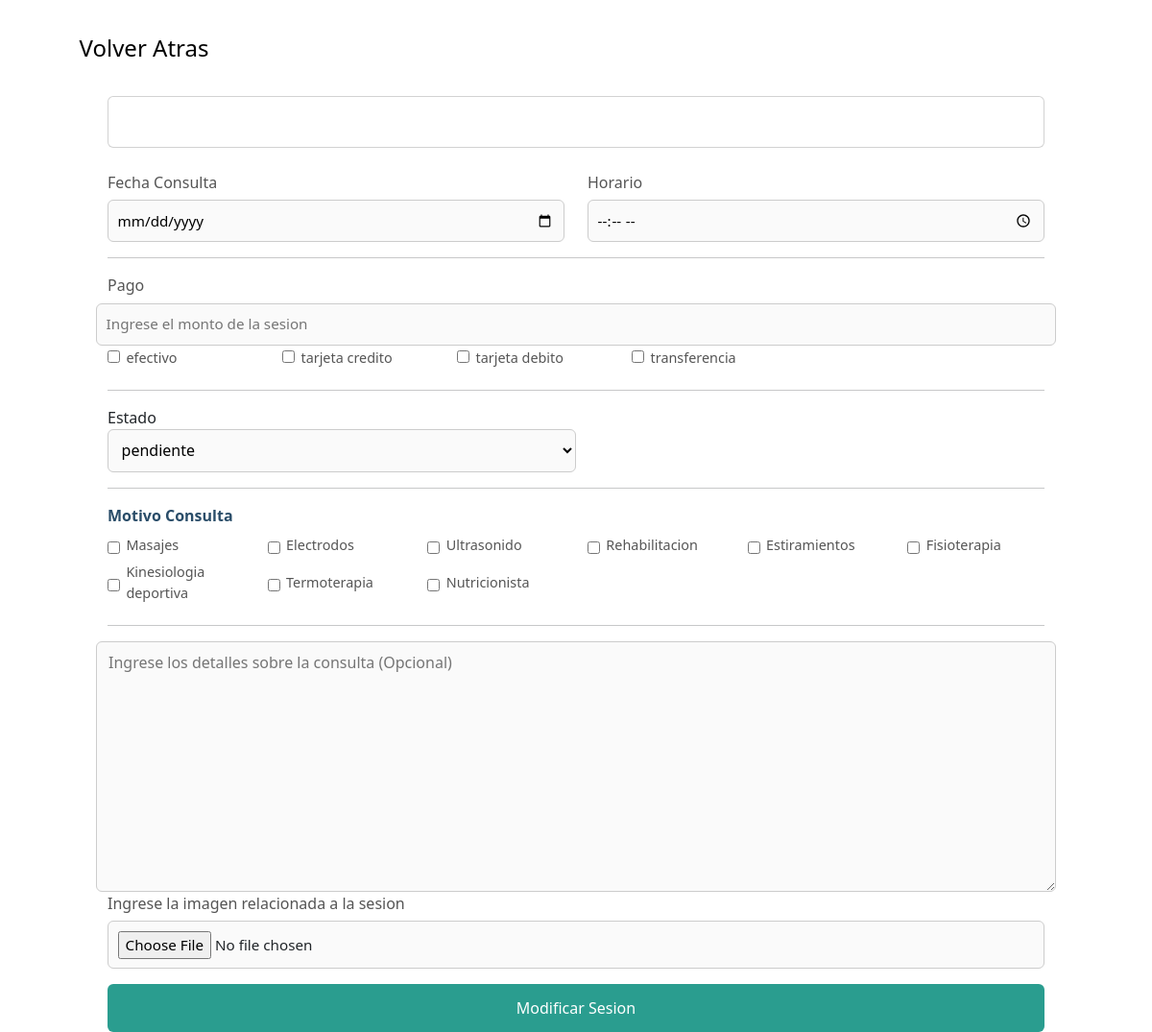
Page /admin/abml/modificacion-sesion.php (signed in) on the committed database.
### tables this page shows
CREATE TABLE IF NOT EXISTS `metodos_pago` (
  `id_metodos_pago` int NOT NULL AUTO_INCREMENT,
  `nombre` varchar(45) NOT NULL,
  PRIMARY KEY (`id_metodos_pago`),
  UNIQUE KEY `id_metodos_pago_UNIQUE` (`id_metodos_pago`)
);

CREATE TABLE IF NOT EXISTS `tratamientos` (
  `id_tratamientos` int NOT NULL AUTO_INCREMENT,
  `nombre` varchar(45) NOT NULL,
  PRIMARY KEY (`id_tratamientos`),
  UNIQUE KEY `id_tratamientos_UNIQUE` (`id_tratamientos`)
);

### admin/abml/lectura.php (called while the page is built, shortened)
<?php
    $lecturaMetodosPago = "SELECT * FROM `metodos_pago`";
    $lecturaEstados = "SELECT * FROM `estados_sesiones`";
?>

### admin/abml/modificacion-sesion.php (the view, shortened to what this page needs)
<?php
    include_once("../../componentes/config/config.php");
    include_once("lectura.php");
?>
<!DOCTYPE html>
<html lang="en">
<head>
    <link rel="stylesheet" href="../../css-admin/sesiones.css">
    <?php
        include_once("../../librerias/bootstrap-css.php");
    ?>
</head>
<body>
    <main>
        <section>
            <article>
                <a class="volver-atras" href="../informacion-sesion.php?id=<?php echo $idSesion?>">Volver Atras</a>
            </article>
            <article>
                <form class="container-fluid form-modificacion" action="procesar-modificacion.php" method="post" enctype="multipart/form-data">
                    <div class="card mb-4">
                        <div class="card-body">
                        </div>
                    </div>
                    <div class="row">
                        <div class="col-6 d-flex flex-column">
                            <label for="fecha">Fecha Consulta</label>
                            <input type="date" name="fecha" id="fecha" placeholder="Ingrese fecha de la consulta" value="<?php echo $valueFecha?>">
                        </div>
                        <div class="col-6 d-flex flex-column">
                            <label for="hora">Horario</label>
                            <input type="time" name="hora" id="hora" placeholder="Ingrese horario de la consulta" value="<?php echo $valueHorario?>">
                        </div>
                    </div>
                    <hr>
                    <div>
                        <div>
                            <div class="row d-flex align-items-center">
                                <label class="col-2" for="monto">Pago</label>
                                <input class="col-4" type="number" name="monto" id="monto" placeholder="Ingrese el monto de la sesion" value="<?php echo $valueMonto?>">
                            </div>
                            <?php
                                $resultadoMetodoPago = mysqli_query($conexion,$lecturaMetodosPago);
                                while($metodoPago = mysqli_fetch_array($resultadoMetodoPago)) {
                                    echo "<input type='checkbox' name='metodos-pago[]' id='$metodoPago[nombre]' value='$metodoPago[id_metodos_pago]'>";
                                    echo "<label class='label-checkbox col-2' for='$metodoPago[nombre]'>$metodoPago[nombre]</label>";
                                }
                            ?>
                        </div>
                    </div>
                    <hr>
                    <div>
                        <div class="col-6 >
                            <label for="estado">Estado</label>
                            <select name="estado" id="estado">
                                <?php
                                    $estados = mysqli_query($conexion,$lecturaEstados);
                                    while($estado = mysqli_fetch_array($estados)) {
                                        echo "<option value='$estado[id_estado]'>$estado[nombre]</option>";
                                    }
                                ?>
                            </select>
                        </div>
                    </div>
                    <hr>
                    <div>
                        <p class="motivo-consulta">Motivo Consulta</p>
                        <div class="row">
                        <?php
                            $lecturaTratamientos = "SELECT * FROM `tratamientos`";
                            $tratamientos = mysqli_query($conexion,$lecturaTratamientos);
                            while($tratamiento = mysqli_fetch_array($tratamientos)) {
                                echo "<div class='div-checkbox col-2'>";
                                echo "<input type='checkbox' name='tratamientos[]' id='$tratamiento[nombre]' value='$tratamiento[id_tratamientos]'>";
                                echo "<label class='label-checkbox' for='$tratamiento[nombre]'>$tratamiento[nombre]</label>";
                                echo "</div>";
                            }
                        ?>
                        </div>
                    </div>
                    <hr>
                    <div class="row">
                        <textarea class="col-12" name="detalles" id="detalles" rows="10" placeholder="Ingrese los detalles sobre la consulta (Opcional)"><?php echo $valueDescripcion?></textarea>
                    </div>
                    <div>
                        <label for="imagen">Ingrese la imagen relacionada a la sesion</label>
                        <input type="file" name="imagen" id="imagen" required>
                    </div>
                    <input type="submit" value="Modificar Sesion">
                </form>
            </article>
        </section>
    </main>
</body>
</html>

### css-admin/sesiones.css (style rules this page uses)
.volver-atras { text-decoration: none; padding: 0 2rem !important; color: black; font-size: 1.5rem; display: flex; justify-content: center; align-items: center; height: 100px; width: 300px; transition: font-size 0.3s ease; }
form p { font-weight: bold; margin-bottom: 1rem; color: #2a4d69; }
.motivo-consulta { font-weight: 600; margin-bottom: 0.5rem; color: #2a4d69; }
label { font-weight: 500; margin-bottom: 0.4rem; color: #555; }
input[type="text"], input[type="number"], input[type="date"], input[type="time"], input[type="file"], select, textarea { width: 100%; padding: 0.6rem; border: 1px solid #ccc; border-radius: 6px; background-color: #fafafa; font-size: 0.95rem; }
.form-modificacion { max-width: 1000px; }
.div-checkbox { display: flex; align-items: center; }
.label-checkbox { margin-left: 0.4rem; font-size: 0.9rem; }
hr { border: none; border-top: 1px solid #ddd; margin: 1.5rem 0; }
input[type="submit"] { display: block; width: 100%; background-color: #2a9d8f; color: #fff; border: none; padding: 0.8rem; border-radius: 6px; font-size: 1rem; cursor: pointer; transition: background-color 0.3s ease; margin-top: 1rem; }

### rows in the picture
metodos_pago: nombre "efectivo"
metodos_pago: nombre "tarjeta credito"
metodos_pago: nombre "tarjeta debito"
metodos_pago: nombre "transferencia"
tratamientos: nombre "Masajes"
tratamientos: nombre "Electrodos"
tratamientos: nombre "Ultrasonido"
tratamientos: nombre "Rehabilitacion"
tratamientos: nombre "Estiramientos"
tratamientos: nombre "Fisioterapia"
tratamientos: nombre "Kinesiologia deportiva"
tratamientos: nombre "Termoterapia"
tratamientos: nombre "Nutricionista"

### other values in the picture
form field estado "pendiente"
